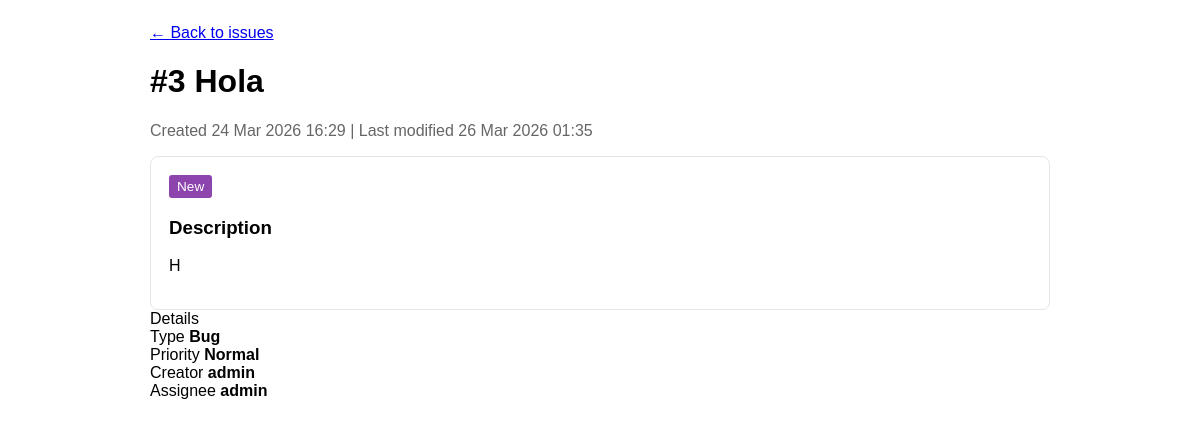
The app's page /issue/3/, older data.
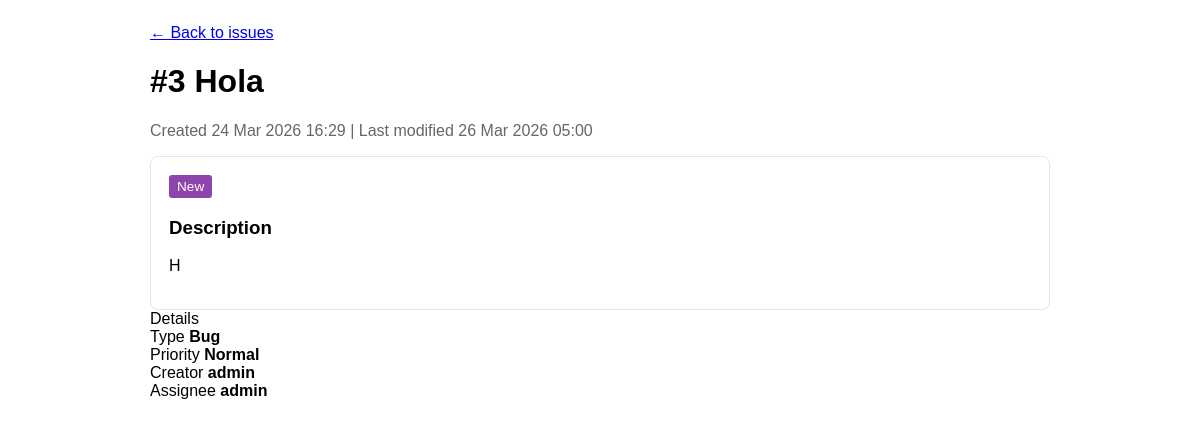
The same page, newer data.
### issues/models.py (models this page shows, shortened)
class Issue(models.Model):
    STATUS_CHOICES = [('New', 'New'), ('In Progress', 'In Progress'), ('Ready for test', 'Ready for test'), ('Closed', 'Closed'), ('Needs Info', 'Needs Info'), ('Rejected', 'Rejected'), ('Postponed', 'Postponed')]
    PRIORITY_CHOICES = [('Low', 'Low'), ('Normal', 'Normal'), ('High', 'High')]
    TYPE_CHOICES = [('Bug', 'Bug'), ('Question', 'Question'), ('Enhancement', 'Enhancement')]
    SEVERITY_CHOICES = [('Minor', 'Minor'), ('Normal', 'Normal'), ('Important', 'Important'), ('Critical', 'Critical')]
    subject = models.CharField(max_length=200) # En Taiga és 'Subject', no 'Title'
    description = models.TextField(blank=True)
    creator = models.ForeignKey(User, on_delete=models.CASCADE, related_name='created_issues')
    assignee = models.ForeignKey(User, on_delete=models.SET_NULL, null=True, blank=True, related_name='assigned_issues')
    status = models.CharField(max_length=20, choices=STATUS_CHOICES, default='New')
    priority = models.CharField(max_length=20, choices=PRIORITY_CHOICES, default='Normal')
    issue_type = models.CharField(max_length=20, choices=TYPE_CHOICES, default='Bug')
    issue_severity = models.CharField(max_length=20, choices=SEVERITY_CHOICES, default='Normal')
    deadline = models.DateField(null=True, blank=True)
    created_at = models.DateTimeField(auto_now_add=True)
    modified_at = models.DateTimeField(auto_now=True)

### issues/views.py (the view)
# urls.py: path('issue/<int:issue_id>/', issue_detail, name='issue_detail'),
def issue_detail(request, issue_id):
    issue = get_object_or_404(Issue, id=issue_id)
    return render(request, 'issues/detail.html', {'issue': issue})

### issues/templates/issues/detail.html (shortened to what this page needs)
<div class="container">
    <div class="main">
        <a href="{% url 'issue_list' %}">&larr; Back to issues</a>
        <h1>#{{ issue.id }} {{ issue.subject }}</h1>
        <div class="meta">
            Created {{ issue.created_at|date:"d M Y H:i" }} |
            Last modified {{ issue.modified_at|date:"d M Y H:i" }}
        </div>
        <div class="card">
            <span class="badge">{{ issue.status }}</span>
            <h3>Description</h3>
            <p>{{ issue.description|linebreaksbr|default:"No description" }}</p>
        </div>
    </div>
    <div class="sidebar">
        <div class="side-card">
            <div class="side-title">Details</div>
            <div class="item">
                <span>Type</span>
                <strong>{{ issue.issue_type }}</strong>
            </div>
            <div class="item">
                <span>Priority</span>
                <strong>{{ issue.priority }}</strong>
            </div>
            <div class="item">
                <span>Creator</span>
                <strong>{{ issue.creator.username }}</strong>
            </div>
            <div class="item">
                <span>Assignee</span>
                <strong>
                    {% if issue.assignee %}
                        {{ issue.assignee.username }}
                    {% else %}
                        Unassigned
                    {% endif %}
                </strong>
            </div>
        </div>
    </div>
</div>

Row changes from the older to the newer data that the page shows:
changed Issue "Hola": modified_at "26 Mar 2026 01:35" → "26 Mar 2026 05:00"
